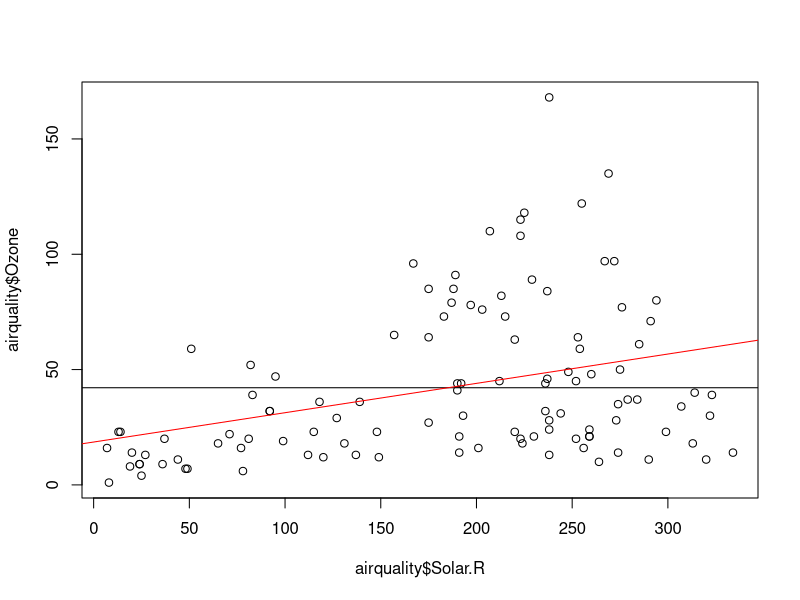
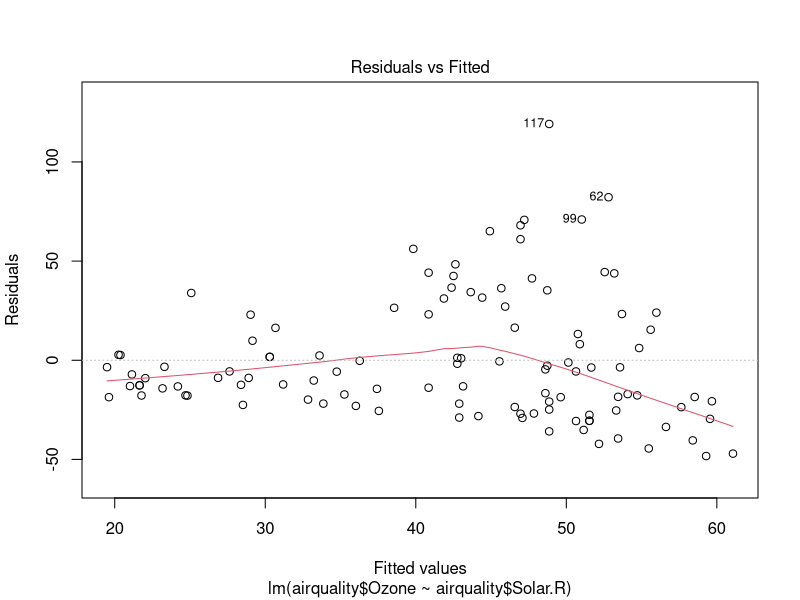
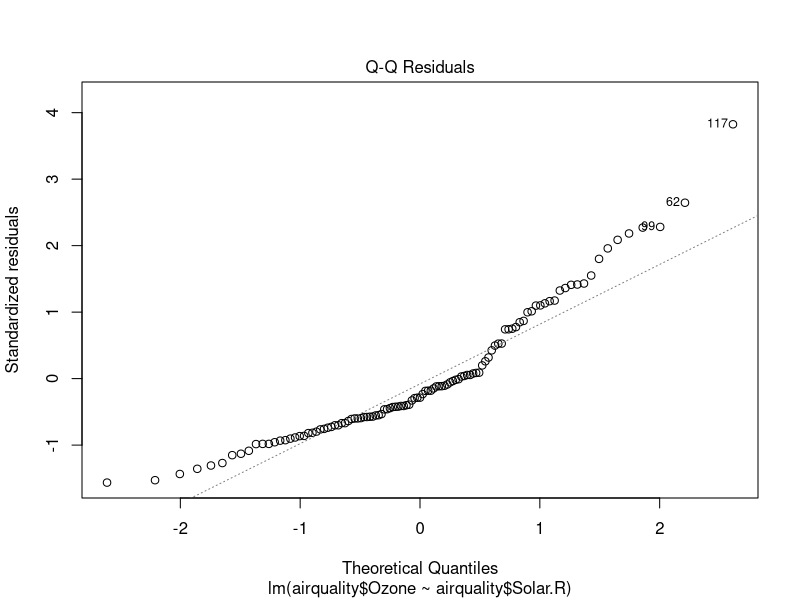
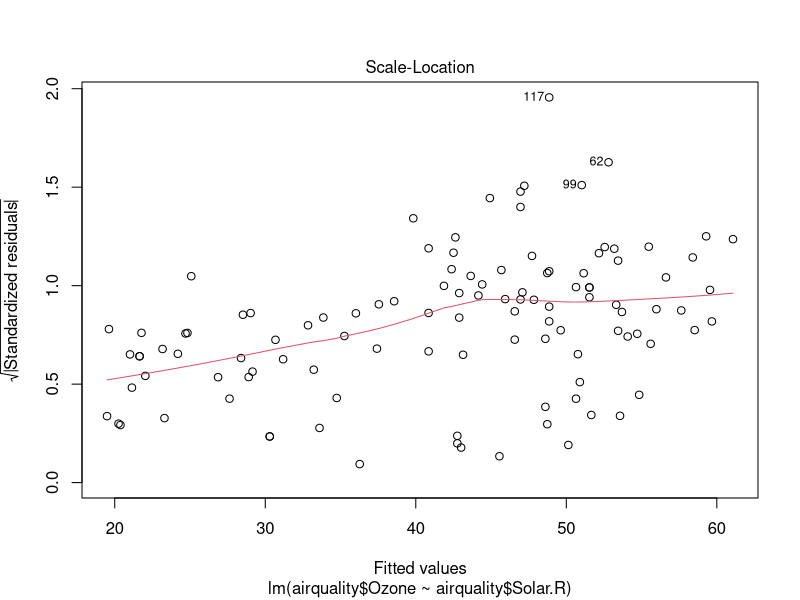
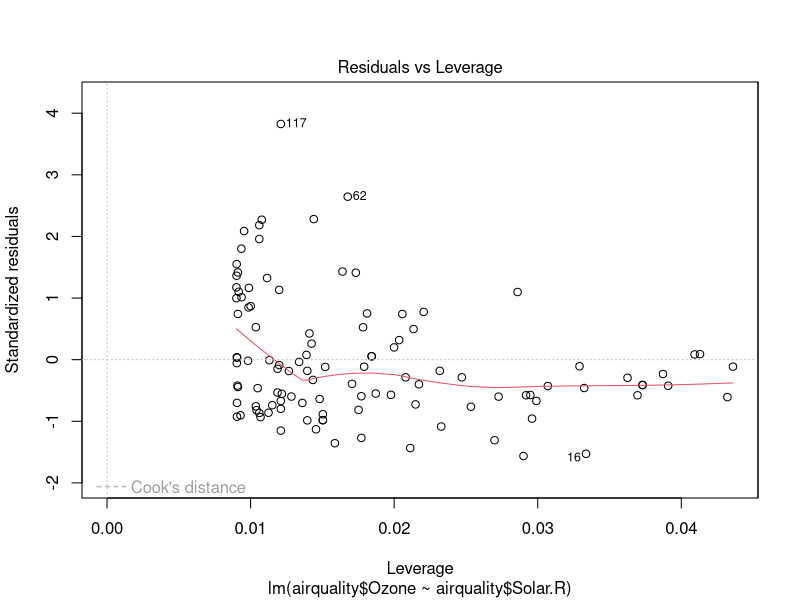

The R script that drew these images, in order: (Note: this script raises an error after producing the figures.)
data("airquality")
names(airquality)
#[1] "Ozone"   "Solar.R" "Wind"    "Temp"    "Month"   "Day"
plot(airquality$Ozone~airquality$Solar.R)
mean.Ozone=mean(airquality$Ozone,na.rm = TRUE)
mean.Ozone
#draw horizontal line acros mean
abline(h=mean.Ozone)
#use lm to fit regression line
model1=lm(airquality$Ozone~airquality$Solar.R)
model1
abline(model1,col="red")
plot(model1)
termplot(model1)
summary(model1)
  